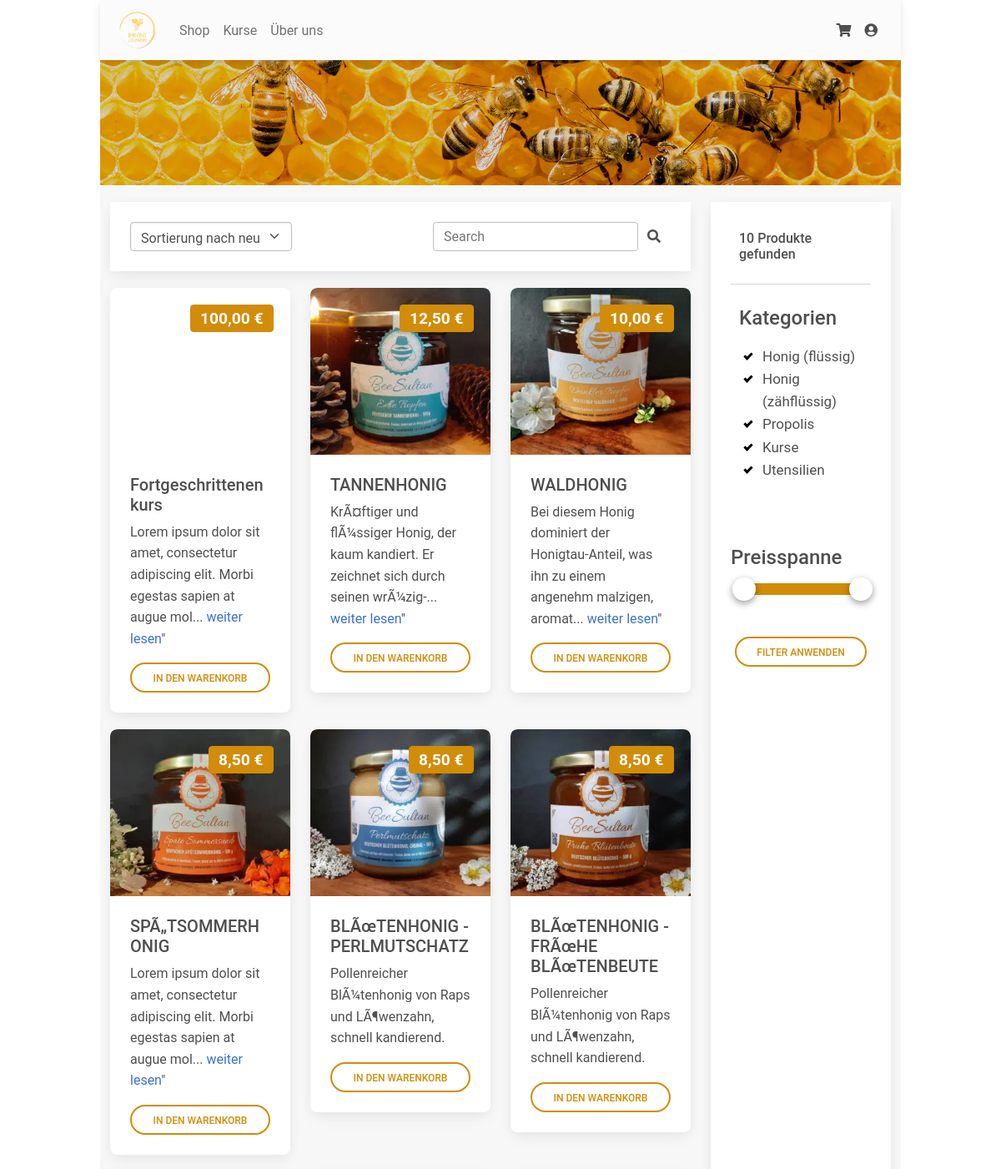
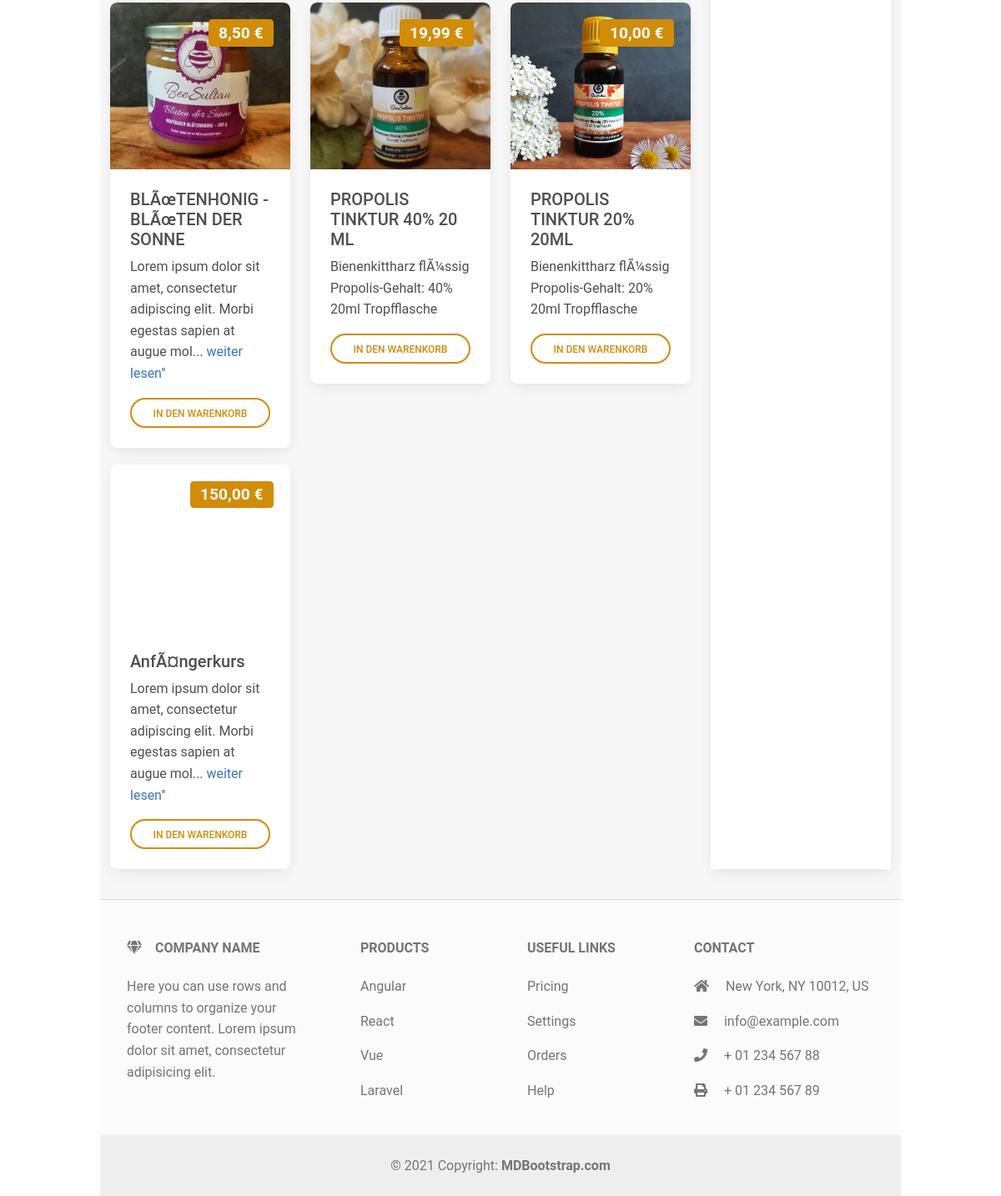
Page /shop on the committed database (2 pictures, top to bottom).
### tables this page shows
CREATE TABLE product (
          product_id INTEGER PRIMARY KEY,
          name VARCHAR(255),
          description VARCHAR(255),
          product_category_id INTEGER,
          quantity_g INTEGER,
          price REAL,
          amount_in_stock INTEGER,
          creation_timestamp TIMESTAMP NOT NULL DEFAULT CURRENT_TIMESTAMP,
          FOREIGN KEY(product_category_id) REFERENCES product_category(product_category_id)
        );

CREATE TABLE product_category (
          product_category_id INTEGER PRIMARY KEY,
          description VARCHAR(255)
        );

### app.py (the view)
@app.route('/shop')
def shop():
    order = request.args.get('orderBy', default="newest", type=str)  # newest, oldest, price_asc, price_desc
    search = request.args.get('search', default="", type=str)
    selected_categories = request.args.get('categories', default="", type=str)
    price = request.args.get('price', default="", type=str)
    highest_price = get_highest_product_price()
    min_value = 0
    max_value = highest_price
    if price != "":
        prices = price.split("+")
        min_value = int(prices[0])
        max_value = int(prices[1])
    silder_price_data = {
        "highest_price": highest_price,
        "min_value": min_value,
        "max_value": max_value,
        "min_value_percent": round(min_value / highest_price * 100),
        "max_value_percent": round(max_value / highest_price * 100)
    }
    products = get_products_filtered(order, min_value, max_value, selected_categories, search)
    categories = get_all_product_categories()
    return render_template("shop.html", products=products, categories=categories, orderBy=order,
                           search=search, selected_categories=selected_categories, silder_price_data=silder_price_data)

### database/_product.py (called while the page is built)
def get_highest_product_price():
    cur.execute("""
        SELECT MAX(price)
        From product;
    """)
    import math
    try:
        return math.ceil([row for row in cur][0][0])
    except:
        return 100

### database/_product_category.py (called while the page is built)
def get_all_product_categories() -> list:
    cur.execute("SELECT * FROM product_category")
    product_category_list = []
    for row in cur:
        product_category_list.append(dict(zip([c[0] for c in cur.description], row)))
    return product_category_list

### templates/shop.html (shortened to what this page needs)
{% extends "layout.html" %}
{% block body %}
<div style="margin: 0px">
    <div class="container">
        <div class="row">
            <div class="col-md">
                <div class="card" style="margin-bottom: 20px; margin-top: 20px; border-radius: 0">
                    <div class="card-body">
                        <div class="d-flex justify-content-between">
                            <select class="form-select" id="selectOrderBy" onchange="onOrderChange()" style="width: 30%; height: 35px">
                                <option value="newest" selected>Sortierung nach neuste</option>
                            </select>
                            <form class="d-flex input-group w-auto">
                                <input
                                    id="textbox_search"
                                    type="search"
                                    class="form-control rounded"
                                    placeholder="Search"
                                    aria-label="Search"
                                    aria-describedby="search-addon"
                                    />
                                <span class="input-group-text border-0" id="search-addon">
                                <i class="fas fa-search"
                                   onclick="onSearch()">
                                </i>
                                </span>
                            </form>
                        </div>
                    </div>
                </div>
                <div class="row">
                    {% for p in products %}
                    <div class="col-xl-4 col-md-6">
                        <div class="card" style="margin-bottom: 20px; min-height: 430px">
                            <div class="bg-image hover-overlay ripple" data-mdb-ripple-color="light">
                                <div class='p-5 text-center bg-image' style="background-image: url('./static/img/{{ p["product_id"] }}.webp'); height: 200px"/>
                                <div style='position:absolute; top: 0; right: 0; margin: 20px'>
                                    <span id="price_badge_{{ p['product_id'] }}" class='badge' style='background-color: #d18c09; float: right; font-size:larger'></span>
                                </div>
                            </div>
                        </div>
                        <div class="card-body">
                            <h5 class="card-title">{{ p["name"] }}</h5>
                            <p class="card-text">
                                {% if p["description"]|length > 90 %}
                                {{ p["description"][:90] }}... <a href="">weiter lesen</a>"
                                {% else %}
                                {{ p["description"] }}
                                {% endif %}
                            </p>
                            <a class='btn btn-outline-primary btn-rounded custom-outlined-button'
                               onclick="addProductToCart({{ p['product_id'] }}, 1)">
                                In den Warenkorb
                            </a>
                        </div>
                    </div>
                </div>
                {% endfor %}
        <div class="col-lg-3">
            <div style="height: 100%; padding-bottom: 20px; padding-top: 20px">
                <div class="card" style="height: 100%; border-radius: 0">
                    <div class="card-body">
                        <h6 style="padding: 10px">{{ products|length }} Produkte gefunden</h6>
                        <hr/>
                        <h4 style="padding: 10px">Kategorien</h4>
                        <div style="padding-left: 10px; padding-right: 10px">
                            {% for cat in categories %}
                                <label class="checkbox-container">
                                    {{ cat["description"] }}
                                    <span class="checkmark"></span>
                                </label>
                            {% endfor %}
                        </div>
                        <br/>
                        <br/>
                        {% include 'multislider.html' %}
                        <div style="padding-left: 5px; padding-right: 5px">
                            <a class='btn btn-outline-primary btn-rounded custom-outlined-button'
                               onclick="applyFilters()"
                               style='margin-top: 50px'>
                                Filter anwenden
                            </a>
                        </div>
                    </div>
                </div>
            </div>
        </div>
{% endblock %}

### templates/layout.html (shortened to what this page needs)
<!DOCTYPE html>
<html lang="en">
  <head>
    <link rel="stylesheet" href="https://use.fontawesome.com/releases/v5.4.1/css/all.css">
    <link rel="stylesheet" href="{{ url_for('static', filename='mdb5-free-standard/css/mdb.min.css' )}}">
    <link rel="stylesheet" href="{{ url_for('static', filename='mdb5-free-standard/css/checkbox.css' )}}">
    <link rel="stylesheet" href="{{ url_for('static', filename='mdb5-free-standard/css/multirange.css' )}}">
    <link rel="stylesheet" href="{{ url_for('static', filename='mdb5-free-standard/css/stepper.css' )}}">
    <link rel="stylesheet" href="{{ url_for('static', filename='mdb5-free-standard/css/styles.css' )}}">
    <link rel="stylesheet" href="{{ url_for('static', filename='simple-notify/simple-notify.min.css' )}}">
  </head>
  <body>
    <div class="main-page-padding page-background" style="height: 100%">
      {% include 'nav.html' %}
      {% block body %}{% endblock %}
      {% include 'footer.html' %}
  </body>
</html>

### templates/nav.html (shortened to what this page needs)
<nav class="navbar navbar-expand-lg navbar-light sticky-top bg-light" style="background-color: #e8cc2a">
  <div class="container-fluid">
    <div class="collapse navbar-collapse" id="navbarSupportedContent">
      <a class="navbar-brand mt-2 mt-lg-0" href="#">
        <img
          src="{{ url_for('static', filename='img/logo_transparent.png' )}}"
          height="45"
          alt="Imkerei Zillmann Logo"
          style="margin-left: 10px"
          loading="lazy"/>
      </a>
      <ul class="navbar-nav me-auto mb-2 mb-lg-0">
        <li class="nav-item">
          <a class="nav-link" href="/">Shop</a>
        </li>
        <li class="nav-item">
          <a class="nav-link" href="#">Kurse</a>
        </li>
        <li class="nav-item">
          <a class="nav-link" href="/about">Über uns</a>
        </li>
      </ul>
    </div>
    <div class="d-flex align-items-center">
      <a class="text-reset me-3" href="/cart">
        <i class="fas fa-shopping-cart"></i>
      </a>
      <div class="dropdown">
        <a
          class="text-reset me-3 dropdown-toggle hidden-arrow"
          href="#"
          id="navbarDropdownMenuLink"
          role="button"
          data-mdb-toggle="dropdown"
          aria-expanded="false">
          <i class="fas fa-user-circle"></i>
        </a>
      </div>
    </div>
  </div>
</nav>
<div class="p-5 text-center bg-image" style="background-image: url('./static/img/main_title_image.webp'); height: 150px">
    <div class="mask" style="background-color: rgba(0, 0, 0, 0.15);">
        <div class="d-flex justify-content-center align-items-center h-100">
        </div>
    </div>
</div>

### templates/multislider.html (shortened to what this page needs)
<div>
    <h4 class="label-heading">Preisspanne</h4>
    <div>
        <div slider id="slider-distance">
            <div>
                <div range style="left:{{ silder_price_data['min_value_percent'] }}%;right:{{ 100 - silder_price_data['max_value_percent'] }}%;"></div>
                <span thumb style="left:{{ silder_price_data['min_value_percent'] }}%;"></span>
                <span thumb style="left:{{ silder_price_data['max_value_percent'] }}%;"></span>
            </div>
        </div>
    </div>
</div>

### templates/footer.html
<footer class="text-center text-lg-start bg-light text-muted" style="width: 100%">
  <hr/>
  <section class="">
    <div class="container text-center text-md-start mt-5">
      <div class="row mt-3">
        <div class="col-md-3 col-lg-4 col-xl-3 mx-auto mb-4">
          <h6 class="text-uppercase fw-bold mb-4">
            <i class="fas fa-gem me-3"></i>Company name
          </h6>
          <p>
            Here you can use rows and columns to organize your footer content. Lorem ipsum
            dolor sit amet, consectetur adipisicing elit.
          </p>
        </div>
        <div class="col-md-2 col-lg-2 col-xl-2 mx-auto mb-4">
          <h6 class="text-uppercase fw-bold mb-4">
            Products
          </h6>
          <p>
            <a href="#!" class="text-reset">Angular</a>
          </p>
          <p>
            <a href="#!" class="text-reset">React</a>
          </p>
          <p>
            <a href="#!" class="text-reset">Vue</a>
          </p>
          <p>
            <a href="#!" class="text-reset">Laravel</a>
          </p>
        </div>
        <div class="col-md-3 col-lg-2 col-xl-2 mx-auto mb-4">
          <h6 class="text-uppercase fw-bold mb-4">
            Useful links
          </h6>
          <p>
            <a href="#!" class="text-reset">Pricing</a>
          </p>
          <p>
            <a href="#!" class="text-reset">Settings</a>
          </p>
          <p>
            <a href="#!" class="text-reset">Orders</a>
          </p>
          <p>
            <a href="#!" class="text-reset">Help</a>
          </p>
        </div>
        <div class="col-md-4 col-lg-3 col-xl-3 mx-auto mb-md-0 mb-4">
          <h6 class="text-uppercase fw-bold mb-4">Contact</h6>
          <p><i class="fas fa-home me-3"></i> New York, NY 10012, US</p>
          <p>
            <i class="fas fa-envelope me-3"></i>
            info@example.com
          </p>
          <p><i class="fas fa-phone me-3"></i> + 01 234 567 88</p>
          <p><i class="fas fa-print me-3"></i> + 01 234 567 89</p>
        </div>
      </div>
    </div>
  </section>
  <div class="text-center p-4" style="background-color: rgba(0, 0, 0, 0.05);">
    © 2021 Copyright:
    <a class="text-reset fw-bold" href="https://mdbootstrap.com/">MDBootstrap.com</a>
  </div>
</footer>

### static/mdb5-free-standard/css/checkbox.css (style rules this page uses)
.checkbox-container { display: block; position: relative; padding-left: 28px; cursor: pointer; font-size: 17px; -webkit-user-select: none; -moz-user-select: none; -ms-user-select: none; user-select: none; }
.checkmark { position: absolute; top: 2px; left: 0; height: 20px; width: 20px; }
.checkmark:after { content: ""; position: absolute; display: none; }
.checkbox-container input:checked ~ .checkmark:after { display: block; }
.checkbox-container .checkmark:after { left: 8px; top: 5px; width: 6px; height: 10px; border: solid black; border-width: 0 3px 3px 0; -webkit-transform: rotate(45deg); -ms-transform: rotate(45deg); transform: rotate(45deg); }

### static/mdb5-free-standard/css/multirange.css (style rules this page uses)
.label-heading { position: absolute }
[slider] { position: relative; height: 14px; border-radius: 10px; text-align: left; margin: 45px 0 10px 0; }
[slider] > div { position: absolute; left: 13px; right: 15px; height: 14px; }
[slider] > div > [range] { position: absolute; left: 0; height: 14px; border-radius: 14px; background-color: #d18c09; }
[slider] > div > [thumb] { position: absolute; top: -7px; z-index: 2; height: 28px; width: 28px; text-align: left; margin-left: -11px; cursor: pointer; box-shadow: 0 3px 8px rgba(0, 0, 0, 0.4); background-color: #FFF; border-radius: 50%; outline: none; }

### static/mdb5-free-standard/css/styles.css (style rules this page uses)
.main-page-padding { margin-left: 0; margin-right: 0 }
.page-background { background-color: #f7f7f7 }
@media screen and (min-width: 992px) { .main-page-padding { margin-left: 10%; margin-right: 10% } }
.custom-outlined-button { display: block; border-color: #d18c09; color: #d18c09 }

### rows in the picture
product: name "Fortgeschrittenenkurs", description "Lorem ipsum dolor sit amet, consectetur adipiscing elit. Morbi egestas sapien at augue mol"
product: shows a picture, name "TANNENHONIG", description "KrÃ¤ftiger und flÃ¼ssiger Honig, der kaum kandiert. Er zeichnet sich durch seinen wrÃ¼zig-"
product: shows a picture, name "WALDHONIG", description "Bei diesem Honig dominiert der Honigtau-Anteil, was ihn zu einem angenehm malzigen, aromat"
product: shows a picture, name "SPÃ„TSOMMERHONIG", description "Lorem ipsum dolor sit amet, consectetur adipiscing elit. Morbi egestas sapien at augue mol"
product: shows a picture, name "BLÃœTENHONIG - PERLMUTSCHATZ", description "Pollenreicher BlÃ¼tenhonig von Raps und LÃ¶wenzahn, schnell kandierend."
product: shows a picture, name "BLÃœTENHONIG - FRÃœHE BLÃœTENBEUTE", description "Pollenreicher BlÃ¼tenhonig von Raps und LÃ¶wenzahn, schnell kandierend."
product: shows a picture, name "BLÃœTENHONIG - BLÃœTEN DER SONNE", description "Lorem ipsum dolor sit amet, consectetur adipiscing elit. Morbi egestas sapien at augue mol"
product: shows a picture, name "PROPOLIS TINKTUR 40% 20 ML", description "Bienenkittharz flÃ¼ssig Propolis-Gehalt: 40% 20ml Tropfflasche"
product: shows a picture, name "PROPOLIS TINKTUR 20% 20ML", description "Bienenkittharz flÃ¼ssig Propolis-Gehalt: 20% 20ml Tropfflasche"
product: name "AnfÃ¤ngerkurs", description "Lorem ipsum dolor sit amet, consectetur adipiscing elit. Morbi egestas sapien at augue mol"
product_category: description "Honig (flüssig)"
product_category: description "Honig (zähflüssig)"
product_category: description "Propolis"
product_category: description "Kurse"
product_category: description "Utensilien"

### other values in the picture
{{ products|length }} "10"
